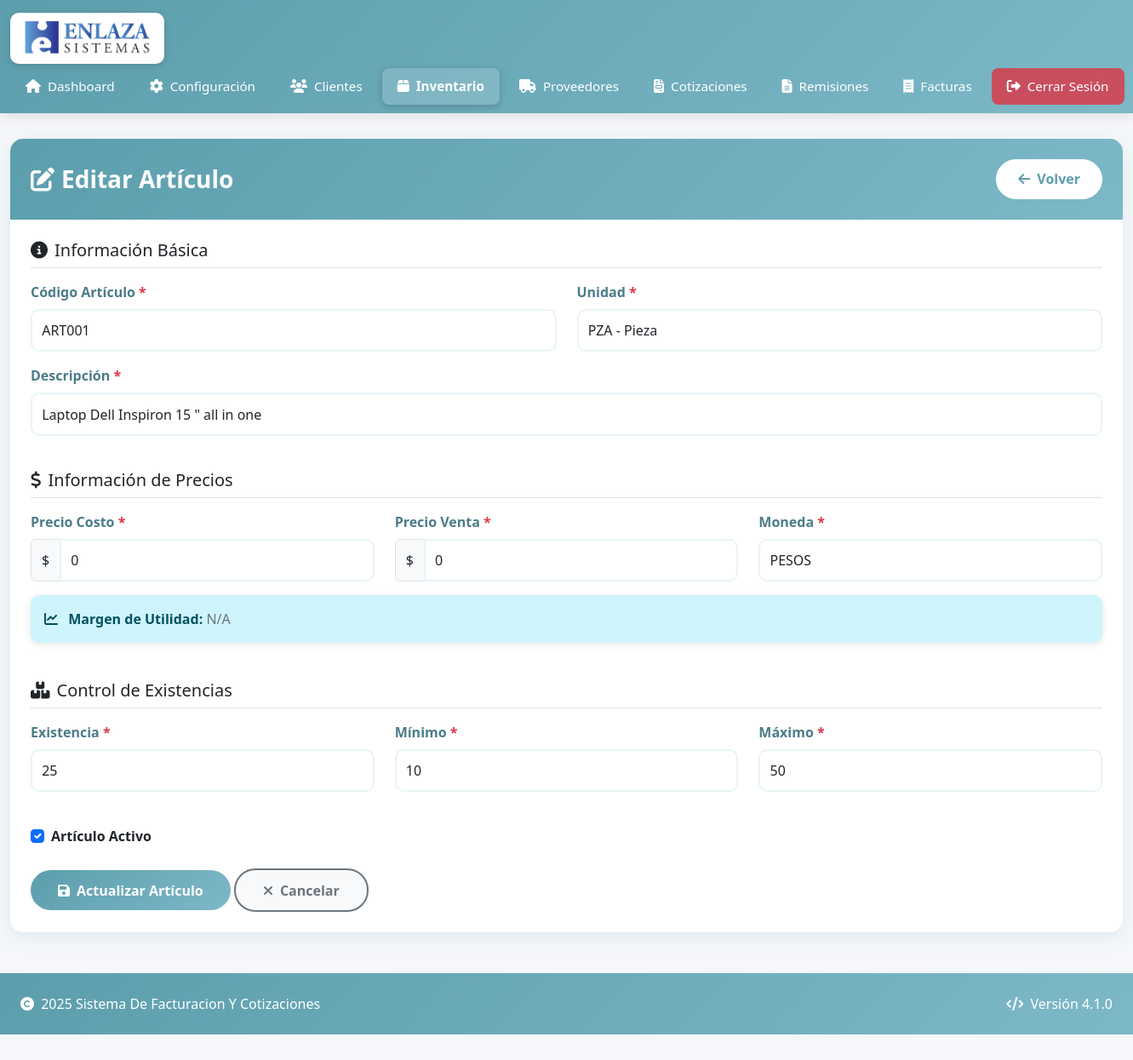
The app's page /inventarios/editar/1 with its own data.
### tables this page shows
CREATE TABLE `inventarios` (
  `inventariosid` bigint(20) NOT NULL AUTO_INCREMENT,
  `codigoarticulo` varchar(45) NOT NULL,
  `descripcion` varchar(245) NOT NULL,
  `existencia` double NOT NULL DEFAULT '0',
  `precio_costo` double(15,2) NOT NULL DEFAULT '0.00',
  `precio_venta` double(15,2) NOT NULL DEFAULT '0.00',
  `moneda` enum('PESOS','DOLARES') NOT NULL DEFAULT 'PESOS',
  `margen_utilidad` double(5,2) DEFAULT NULL COMMENT 'Porcentaje de utilidad',
  `minimo` double NOT NULL DEFAULT '0',
  `maximo` double NOT NULL DEFAULT '0',
  `unidad` varchar(45) DEFAULT NULL,
  `activo` int(11) NOT NULL DEFAULT '1',
  `fecha_creacion` date NOT NULL DEFAULT '1990-01-01',
  `fecha_actualizacion` date NOT NULL DEFAULT '1990-01-01',
  PRIMARY KEY (`inventariosid`),
  UNIQUE KEY `codigoarticulo` (`codigoarticulo`),
  KEY `idx_codigoarticulo` (`codigoarticulo`),
  KEY `idx_descripcion` (`descripcion`),
  KEY `idx_activo` (`activo`),
  KEY `idx_precio_venta` (`precio_venta`),
  KEY `idx_moneda` (`moneda`)
);

### controllers/InventariosController.php (called while the page is built, shortened)
<?php
class InventariosController extends Controller {
    private $inventarioModel;
    public function __construct() {
        $this->inventarioModel = $this->loadModel('Inventario');
    }
    public function editar($id) {
        $inventario = $this->inventarioModel->getById($id);
        $datos = [
            'titulo' => 'Editar Artículo',
            'inventario' => $inventario
        ];
        $this->loadView('inventarios/editar', $datos);
    }
}
?>

### bootstrap.php (called while the page is built, shortened)
<?php
$url = isset($_GET['url']) ? $_GET['url'] : '';
$url = rtrim($url, '/');
$url = filter_var($url, FILTER_SANITIZE_URL);
$url = explode('/', $url);
$controllerName = !empty($url[0]) ? ucfirst($url[0]) . 'Controller' : DEFAULT_CONTROLLER;
$controllerFile = CONTROLLERS_PATH . $controllerName . '.php';
if (file_exists($controllerFile)) {
    $controller = new $controllerName();
} else {
    die("Error 404: Controlador '{$controllerName}' no encontrado");
}
$method = !empty($url[1]) ? $url[1] : DEFAULT_METHOD;
$params = $url ? array_slice($url, 2) : [];
call_user_func_array([$controller, $method], $params);
?>

### config/database.php (called while the page is built, shortened)
<?php
class Database {
    private $host = "localhost";
    private $port = "3309";
    private $database = "sistema_mvc";
    private $username = "root";
    private $password = "Shapes0926";
    private $charset = "utf8mb4";
    private $conexion;
    private function conectar() {
        try {
            $dsn = "mysql:host={$this->host};port={$this->port};dbname={$this->database};charset={$this->charset}";
            $opciones = [
                PDO::ATTR_ERRMODE            => PDO::ERRMODE_EXCEPTION,
                PDO::ATTR_DEFAULT_FETCH_MODE => PDO::FETCH_ASSOC,
                PDO::ATTR_EMULATE_PREPARES   => false,
            ];
            $this->conexion = new PDO($dsn, $this->username, $this->password, $opciones);
        } catch (PDOException $e) {
            die("Error de conexión: " . $e->getMessage());
        }
    }
    public function getConexion() {
        return $this->conexion;
    }
}
?>

### core/Model.php (called while the page is built, shortened)
<?php
class Model {
    protected $db;
    protected $tabla;
    protected $primaryKey = 'id';
    public function __construct() {
        $database = new Database();
        $this->db = $database->getConexion();
    }
    public function getById($id) {
        try {
            $sql = "SELECT * FROM {$this->tabla} WHERE {$this->primaryKey} = :id LIMIT 1";
            $stmt = $this->db->prepare($sql);
            $stmt->bindParam(':id', $id, PDO::PARAM_INT);
            $stmt->execute();
            return $stmt->fetch();
        } catch (PDOException $e) {
            error_log("Error en getById(): " . $e->getMessage());
            return false;
        }
    }
}
?>

### models/Inventario.php (called while the page is built, shortened)
<?php
class Inventario extends Model {
    public function __construct() {
        $this->tabla = 'inventarios';
        $this->primaryKey = 'inventariosid';
    }
}
?>

### views/inventarios/editar.php (the view, shortened to what this page needs)
<?php
require_once VIEWS_PATH . 'layout/header_dashboard.php';
?>
<div class="card card-custom">
    <div class="card-header">
        <div class="d-flex justify-content-between align-items-center">
            <h3 class="mb-0"><i class="fas fa-edit me-2"></i><?php echo $titulo; ?></h3>
            <a href="<?php echo BASE_URL; ?>inventarios" class="btn btn-volver">
                <i class="fas fa-arrow-left me-2"></i>Volver
            </a>
        </div>
    </div>
    <div class="card-body p-4">
        <form action="<?php echo BASE_URL; ?>inventarios/editar/<?php echo $inventario['inventariosid']; ?>" method="POST" id="formInventario">
            <div class="mb-4">
                <h5 class="border-bottom pb-2 mb-3">
                    <i class="fas fa-info-circle me-2"></i>Información Básica
                </h5>
                <div class="row">
                    <div class="col-md-6 mb-3">
                        <label for="codigoarticulo" class="form-label">
                            Código Artículo <span class="text-danger">*</span>
                        </label>
                        <input type="text"
                               class="form-control"
                               id="codigoarticulo"
                               name="codigoarticulo"
                               required
                               maxlength="45"
                               value="<?php echo htmlspecialchars($inventario['codigoarticulo']); ?>">
                    </div>
                    <div class="col-md-6 mb-3">
                        <label for="unidad" class="form-label">Unidad <span class="text-danger">*</span></label>
                        <select class="form-control" id="unidad" name="unidad" required>
                            <option value="PZA" <?php echo $inventario['unidad'] == 'PZA' ? 'selected' : ''; ?>>PZA - Pieza</option>
                        </select>
                    </div>
                </div>
                <div class="row">
                    <div class="col-md-12 mb-3">
                        <label for="descripcion" class="form-label">
                            Descripción <span class="text-danger">*</span>
                        </label>
                        <input type="text"
                               class="form-control"
                               id="descripcion"
                               name="descripcion"
                               required
                               maxlength="245"
                               value="<?php echo htmlspecialchars($inventario['descripcion']); ?>">
                    </div>
                </div>
            </div>
            <div class="mb-4">
                <h5 class="border-bottom pb-2 mb-3">
                    <i class="fas fa-dollar-sign me-2"></i>Información de Precios
                </h5>
                <div class="row">
                    <div class="col-md-4 mb-3">
                        <label for="precio_costo" class="form-label">
                            Precio Costo <span class="text-danger">*</span>
                        </label>
                        <div class="input-group">
                            <span class="input-group-text">$</span>
                            <input type="number"
                                   class="form-control"
                                   id="precio_costo"
                                   name="precio_costo"
                                   required
                                   step="0.01"
                                   min="0"
                                   value="<?php echo isset($inventario['precio_costo']) ? $inventario['precio_costo'] : '0.00'; ?>">
                        </div>
                    </div>
                    <div class="col-md-4 mb-3">
                        <label for="precio_venta" class="form-label">
                            Precio Venta <span class="text-danger">*</span>
                        </label>
                        <div class="input-group">
                            <span class="input-group-text">$</span>
                            <input type="number"
                                   class="form-control"
                                   id="precio_venta"
                                   name="precio_venta"
                                   required
                                   step="0.01"
                                   min="0"
                                   value="<?php echo isset($inventario['precio_venta']) ? $inventario['precio_venta'] : '0.00'; ?>">
                        </div>
                    </div>
                    <div class="col-md-4 mb-3">
                        <label for="moneda" class="form-label">
                            Moneda <span class="text-danger">*</span>
                        </label>
                        <select class="form-control" id="moneda" name="moneda" required>
                            <option value="PESOS" <?php echo (isset($inventario['moneda']) && $inventario['moneda'] == 'PESOS') ? 'selected' : ''; ?>>PESOS</option>
                        </select>
                    </div>
                </div>
                <div class="row">
                    <div class="col-md-12">
                        <div class="alert alert-info" id="margenInfo">
                            <i class="fas fa-chart-line me-2"></i>
                            <strong>Margen de Utilidad:</strong> <span id="margenCalculado"></span>
                        </div>
                    </div>
                </div>
            </div>
            <div class="mb-4">
                <h5 class="border-bottom pb-2 mb-3">
                    <i class="fas fa-boxes me-2"></i>Control de Existencias
                </h5>
                <div class="row">
                    <div class="col-md-4 mb-3">
                        <label for="existencia" class="form-label">
                            Existencia <span class="text-danger">*</span>
                        </label>
                        <input type="number"
                               class="form-control"
                               id="existencia"
                               name="existencia"
                               required
                               step="0.01"
                               value="<?php echo $inventario['existencia']; ?>">
                    </div>
                    <div class="col-md-4 mb-3">
                        <label for="minimo" class="form-label">
                            Mínimo <span class="text-danger">*</span>
                        </label>
                        <input type="number"
                               class="form-control"
                               id="minimo"
                               name="minimo"
                               required
                               step="0.01"
                               value="<?php echo $inventario['minimo']; ?>">
                    </div>
                    <div class="col-md-4 mb-3">
                        <label for="maximo" class="form-label">
                            Máximo <span class="text-danger">*</span>
                        </label>
                        <input type="number"
                               class="form-control"
                               id="maximo"
                               name="maximo"
                               required
                               step="0.01"
                               value="<?php echo $inventario['maximo']; ?>">
                    </div>
                </div>
            </div>
            <div class="row mb-4">
                <div class="col-md-12">
                    <div class="form-check">
                        <input class="form-check-input"
                               type="checkbox"
                               id="activo"
                               name="activo"
                               value="1"
                               <?php echo $inventario['activo'] == 1 ? 'checked' : ''; ?>>
                        <label class="form-check-label" for="activo">
                            <strong>Artículo Activo</strong>
                        </label>
                    </div>
                </div>
            </div>
            <div class="row mt-4">
                <div class="col-12">
                    <button type="submit" class="btn btn-guardar">
                        <i class="fas fa-save me-2"></i>Actualizar Artículo
                    </button>
                    <a href="<?php echo BASE_URL; ?>inventarios" class="btn btn-cancelar">
                        <i class="fas fa-times me-2"></i>Cancelar
                    </a>
                </div>
            </div>
        </form>
    </div>
</div>
<?php
require_once VIEWS_PATH . 'layout/footer.php';
?>

### public/css/dashboard.css (style rules this page uses)
:root { --header-bg-start: #2c3e50; --header-bg-end: #34495e; --header-text: #ffffff; --header-link-hover: #3498db; --footer-bg: #2c3e50; --footer-text: #ecf0f1; --body-bg: #f5f7fa; --card-blue: #3498db; --card-green: #2ecc71; --card-purple: #9b59b6; --card-red: #e74c3c; --card-orange: #e67e22; --card-cyan: #1abc9c; --text-primary: #2c3e50; --text-secondary: #7f8c8d; }
* { margin: 0; padding: 0; box-sizing: border-box; }
body { font-family: 'Segoe UI', Tahoma, Geneva, Verdana, sans-serif; background: var(--body-bg); color: var(--text-primary); min-height: 100vh; display: flex; flex-direction: column; }

### public/css/styles.css (style rules this page uses)
:root { --azul-principal: #5c9ead; --azul-oscuro: #4a7c89; --azul-claro: #7db8c7; --azul-muy-claro: #e8f4f8; --blanco: #ffffff; --gris-claro: #f8f9fa; --gris-medio: #6c757d; --texto-oscuro: #2c3e50; --exito: #28a745; --peligro: #dc3545; --advertencia: #ffc107; }
body { background: linear-gradient(135deg, var(--azul-muy-claro) 0%, var(--blanco) 100%); min-height: 100vh; font-family: 'Segoe UI', Tahoma, Geneva, Verdana, sans-serif; color: var(--texto-oscuro); }
.card-custom { border-radius: 15px; box-shadow: 0 5px 20px rgba(92, 158, 173, 0.15); border: none; margin-bottom: 2rem; }
.card-custom .card-header { background: linear-gradient(135deg, var(--azul-principal), var(--azul-claro)); color: var(--blanco); border-radius: 15px 15px 0 0 !important; padding: 1.5rem; border: none; }
.card-custom .card-header h3 { margin: 0; font-weight: 600; }
.card-custom .card-body { padding: 2rem; }
.btn-volver { background: var(--blanco); color: var(--azul-principal); border: 2px solid var(--blanco); padding: 0.6rem 1.5rem; border-radius: 25px; font-weight: 600; transition: all 0.3s ease; }
.btn-guardar { background: linear-gradient(135deg, var(--azul-principal), var(--azul-claro)); color: var(--blanco); border: none; padding: 0.7rem 2rem; border-radius: 25px; font-weight: 600; transition: all 0.3s ease; }
.btn-cancelar { background: var(--gris-claro); color: var(--gris-medio); border: 2px solid var(--gris-medio); padding: 0.7rem 2rem; border-radius: 25px; font-weight: 600; transition: all 0.3s ease; }
.form-label { font-weight: 600; color: var(--azul-oscuro); margin-bottom: 0.5rem; }
.form-control { border: 2px solid var(--azul-muy-claro); border-radius: 10px; padding: 0.7rem; transition: all 0.3s ease; }

### views/layout/header_dashboard.php (style rules this page uses)
.alert { border-radius: 10px; border: none; box-shadow: 0 2px 10px rgba(0,0,0,0.1); margin-bottom: 20px; }

### records on screen
inventarios: codigoarticulo "ART001", unidad "PZA - Pieza", descripcion "Laptop Dell Inspiron 15 \" all in one", precio_costo "0", precio_venta "0", moneda "PESOS", existencia "25", minimo "10", maximo "50", activo "☑"

### other values on screen
$titulo "Editar Artículo"
SYSTEM_NAME "Sistema De Facturacion Y Cotizaciones"
SYSTEM_VERSION "4.1.0"
